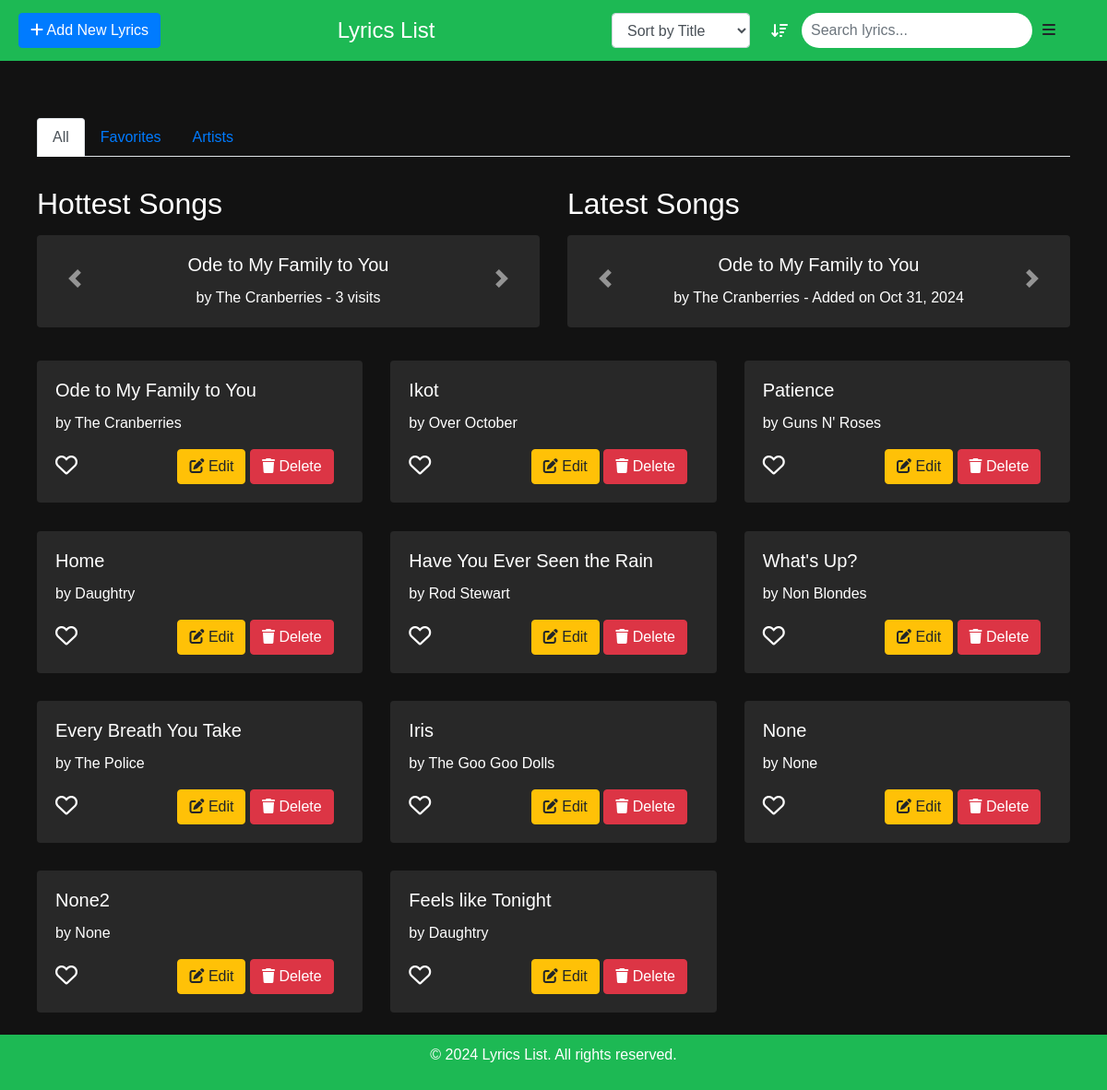
Before: /lyrics/ with the older database file.
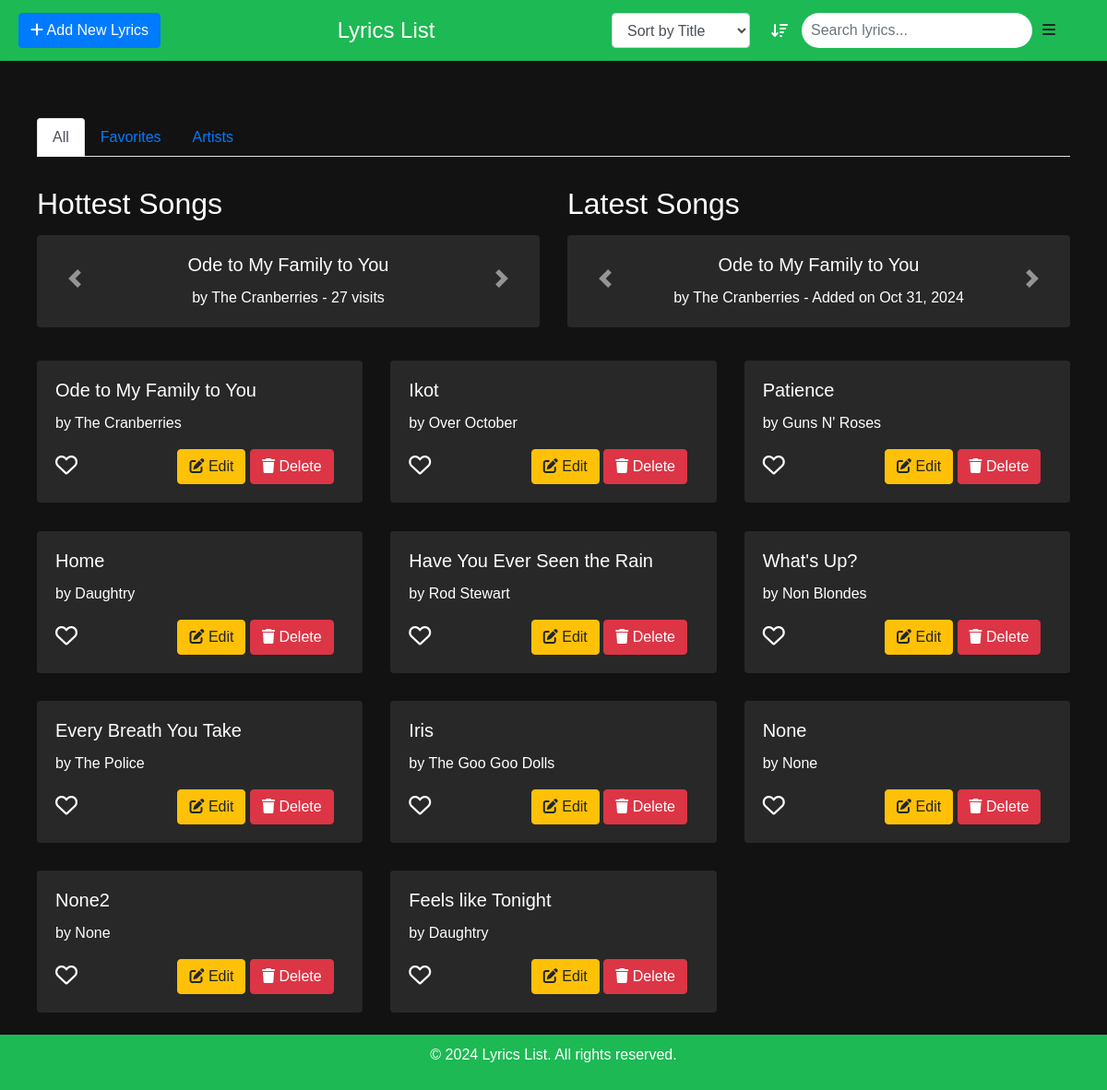
After: the same page with the newer database file.
### music_lyrics/models.py (models this page shows, shortened)
class Lyrics(models.Model):
    title = models.CharField(max_length=200)
    artist = models.CharField(max_length=200)
    lyrics = models.TextField()
    visit_count = models.PositiveIntegerField(default=0)  # Track visits
    date_added = models.DateTimeField(default=timezone.now)  # Track addition date

### music_lyrics/views.py (the view)
# urls.py: path('', views.lyrics_list, name='lyrics_list'),
def lyrics_list(request):
    lyrics = Lyrics.objects.all()
    artists_with_songs = []
    hottest_songs = Lyrics.objects.order_by('-visit_count')[:5]
    latest_songs = Lyrics.objects.order_by('-date_added')[:5]
    artists = Lyrics.objects.values_list('artist', flat=True).distinct()
    for artist in artists:
        songs = Lyrics.objects.filter(artist=artist)
        artists_with_songs.append({
            'artist': artist,
            'songs': songs
        })
    return render(request, 'music_lyrics/lyrics_list.html', {
        'lyrics': lyrics,
        'artists_with_songs': artists_with_songs,
        'hottest_songs': hottest_songs,
        'latest_songs': latest_songs
    })

### music_lyrics/templates/music_lyrics/lyrics_list.html (shortened to what the changed rows need)
<!DOCTYPE html>
{% load static %}
<html lang="en">
<head>
    <link rel="stylesheet" href="https://maxcdn.bootstrapcdn.com/bootstrap/4.5.2/css/bootstrap.min.css">
    <link rel="stylesheet" href="https://cdnjs.cloudflare.com/ajax/libs/font-awesome/5.15.4/css/all.min.css">
    <link rel="stylesheet" href="https://cdnjs.cloudflare.com/ajax/libs/font-awesome/6.0.0-beta3/css/all.min.css">
</head>
<body>
    <div class="header">
        <div class="search-container">
            <h1>Lyrics List</h1>
        </div>
    </div>
    <div class="container">
        <div class="tab-content">
            <div id="all-lyrics" class="tab-pane fade show active">
                <div class="row">
                    <div class="col-md-6">
                        <h2>Hottest Songs</h2>
                        <div id="hottestCarousel" class="carousel slide" data-ride="carousel">
                            <div class="carousel-inner">
                                {% for song in hottest_songs %}
                                    <div class="carousel-item {% if forloop.first %}active{% endif %}">
                                        <div class="row">
                                            <div class="col-md-12">
                                                <div class="card">
                                                    <div class="card-body">
                                                        <h5 class="card-title">
                                                            <a href="{% url 'lyrics_detail' song.pk %}" class="text-white">{{ song.title }}</a>
                                                        </h5>
                                                        <p class="card-text">by {{ song.artist }} - {{ song.visit_count }} visits</p>
                                                    </div>
                                                </div>
                                            </div>
                                        </div>
                                    </div>
                                {% endfor %}
                            </div>
                        </div>
                    </div>
                    <div class="col-md-6">
                        <h2>Latest Songs</h2>
                        <div id="latestCarousel" class="carousel slide" data-ride="carousel">
                            <div class="carousel-inner">
                                {% for song in latest_songs %}
                                    <div class="carousel-item {% if forloop.first %}active{% endif %}">
                                        <div class="row">
                                            <div class="col-md-12">
                                                <div class="card">
                                                    <div class="card-body">
                                                        <h5 class="card-title">
                                                            <a href="{% url 'lyrics_detail' song.pk %}" class="text-white">{{ song.title }}</a>
                                                        </h5>
                                                        <p class="card-text">by {{ song.artist }} - Added on {{ song.date_added|date:"M d, Y" }}</p>
                                                    </div>
                                                </div>
                                            </div>
                                        </div>
                                    </div>
                                {% endfor %}
                            </div>
                        </div>
                    </div>
                </div>
                <div class="row" id="lyrics-list" style="margin-top: 30px;">
                    {% for lyric in lyrics %}
                        <div class="col-md-4 mb-4 lyrics-item" data-id="{{ lyric.pk }}">
                            <div class="card">
                                <div class="card-body">
                                    <h5 class="card-title">
                                        <a href="{% url 'lyrics_detail' lyric.pk %}" class="text-white">{{ lyric.title }}</a>
                                    </h5>
                                    <p class="card-text">by {{ lyric.artist }}</p>
                                    <button class="btn favorite-btn" data-id="{{ lyric.pk }}" data-title="{{ lyric.title }}" data-artist="{{ lyric.artist }}">
                                        <i class="far fa-heart"></i>
                                    </button>
                                    <a href="{% url 'lyrics_update' lyric.pk %}" class="btn btn-warning" style="margin-left: 6.5rem;"><i class="fas fa-edit"></i> Edit</a>
                                    <a href="{% url 'lyrics_delete' lyric.pk %}"
                                       class="btn btn-danger"
                                       onclick="return confirm('Are you sure you want to delete this lyric?');">
                                       <i class="fas fa-trash"></i> Delete
                                    </a>
                                </div>
                            </div>
                        </div>
                    {% endfor %}
                </div>
            </div>
        </div>
    </div>
</body>
</html>

Changed rows visible on the page:
changed Lyrics "Ode to My Family to You": visit_count "3" → "27"
